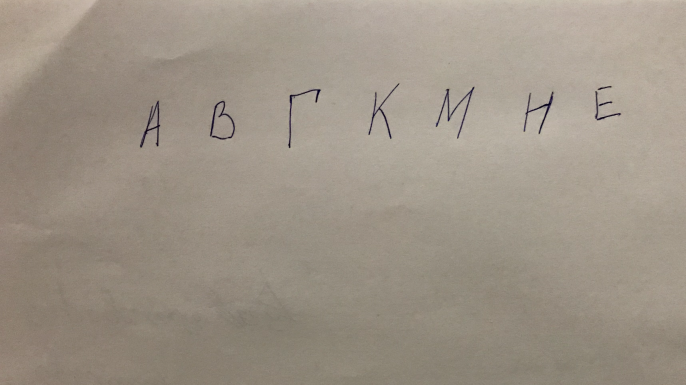
#> input picture deep_learning/hor_text.png, 1371 x 769 px (shown at 1/2 size)
$ python -i preprocessing.py   (imports and definitions only)
#> lines starting #> are read from the running program, lines starting #| are printed output that depends on the picture; after the words box and inside, x2 and y2 are one past the last pixel; in counts of white or black regions, pixels touching at a corner belong together
#> further down, picture is the input picture: shape (769, 1371, 3); mean B, G, R 134.5, 147.3, 157.3

import cv2
import numpy as np

def preprocess_image(image):
    if len(image.shape) == 3:
        gray = cv2.cvtColor(image, cv2.COLOR_BGR2GRAY)
    else:
        gray = image.copy()

    blurred = cv2.GaussianBlur(gray, (5, 5), 0)
    binary = cv2.adaptiveThreshold(
        blurred, 255, cv2.ADAPTIVE_THRESH_GAUSSIAN_C,
        cv2.THRESH_BINARY_INV, 11, 2
    )
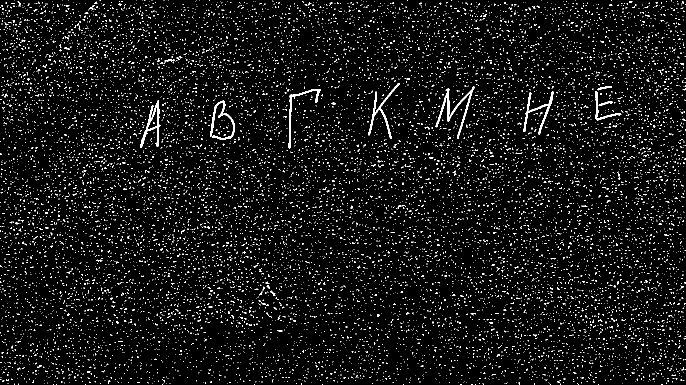
#> binary: shape (769, 1371) (shown at 1/2 size); 5% white in thin lines or dots

    kernel = np.ones((3, 3), np.uint8)
    binary = cv2.morphologyEx(binary, cv2.MORPH_CLOSE, kernel, iterations=1)
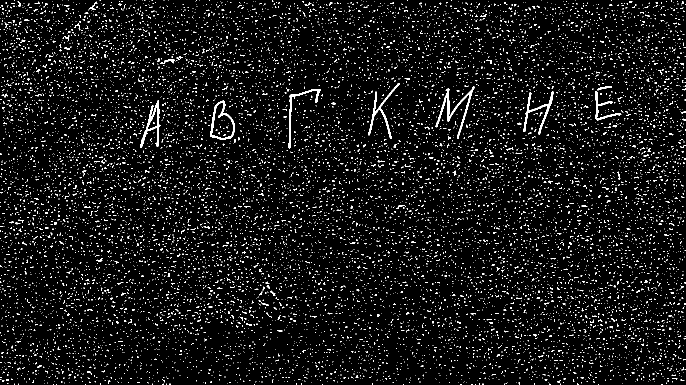
#> binary: shape (769, 1371) (shown at 1/2 size); 5.2% white in thin lines or dots
    binary = cv2.morphologyEx(binary, cv2.MORPH_OPEN, kernel, iterations=1)
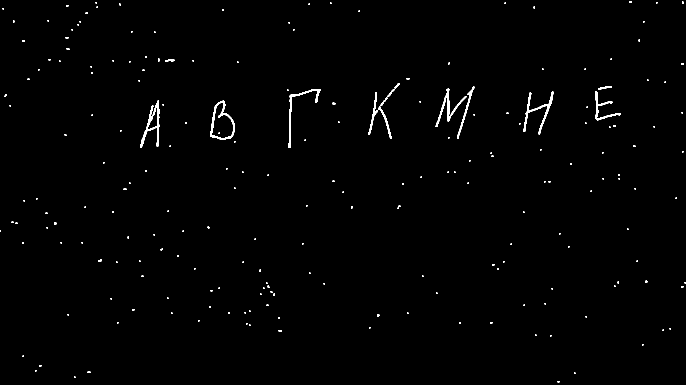
#> binary: shape (769, 1371) (shown at 1/2 size); 0.76% white; 216 white regions (196 under 20 px), largest, box (x1, y1, x2, y2) and area: (280, 201, 320, 295) 886, (1047, 183, 1108, 269) 824, (420, 201, 470, 279) 781
    binary = cv2.dilate(binary, kernel, iterations=2)
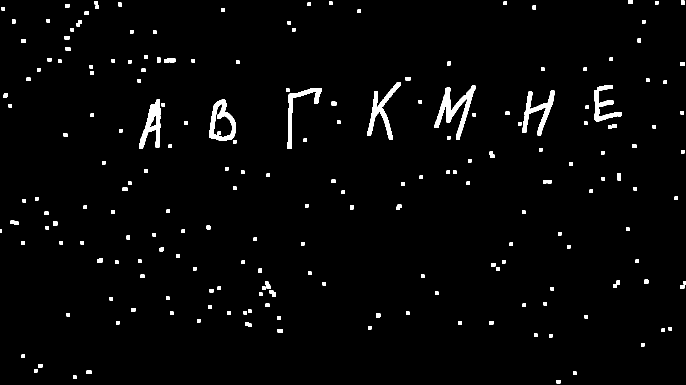
#> binary: shape (769, 1371) (shown at 1/2 size); 2.3% white; 201 white regions

    return gray, binary


def segment_letters(image, min_area=450, max_area=7000, aspect_ratio_range=(0.3, 2.5)):
    """Сегментирует буквы на изображении"""
    gray, binary = preprocess_image(image)

    contours, _ = cv2.findContours(binary, cv2.RETR_EXTERNAL, cv2.CHAIN_APPROX_SIMPLE)
#> contours = 201 contours, 2 with area under 20; largest, box (x1, y1, x2, y2) and area: (418, 199, 472, 281) 3047, (869, 171, 951, 280) 2341, (278, 199, 322, 297) 1904, (734, 164, 801, 280) 1740, (1045, 181, 1110, 271) 1669

    letter_boxes = []
    for cnt in contours:
        area = cv2.contourArea(cnt)
        if area < min_area:
            continue

        if area > max_area:
            continue

        x, y, w, h = cv2.boundingRect(cnt)

        aspect_ratio = w / h if h > 0 else 0
        if aspect_ratio < aspect_ratio_range[0] or aspect_ratio > aspect_ratio_range[1]:
            continue

        padding = 4
        x = max(0, x - padding)
        y = max(0, y - padding)
        w = min(image.shape[1] - x, w + 2*padding)
        h = min(image.shape[0] - y, h + 2*padding)

        letter_boxes.append({'bbox': (x, y, w, h), 'area': area})
#> this loop made 201 passes
#> (cnt, area) on passes 1 to 3: ([[1113, 760], [1113, 766], [1120, 766], [1120, 760]], 42), ([[146, 751], [146, 757], [152, 757], [152, 751]], 36), ([[1146, 743], [1146, 749], [1152, 749], [1152, 743]], 36)
#> after the loop, letter_boxes = 7 items

    # Sort from left to right
    letter_boxes.sort(key=lambda k: k['bbox'][0])

    return letter_boxes, gray, binary

>>> import cv2
>>> picture = cv2.imread('../hor_text.png')
>>> result = segment_letters(picture)
